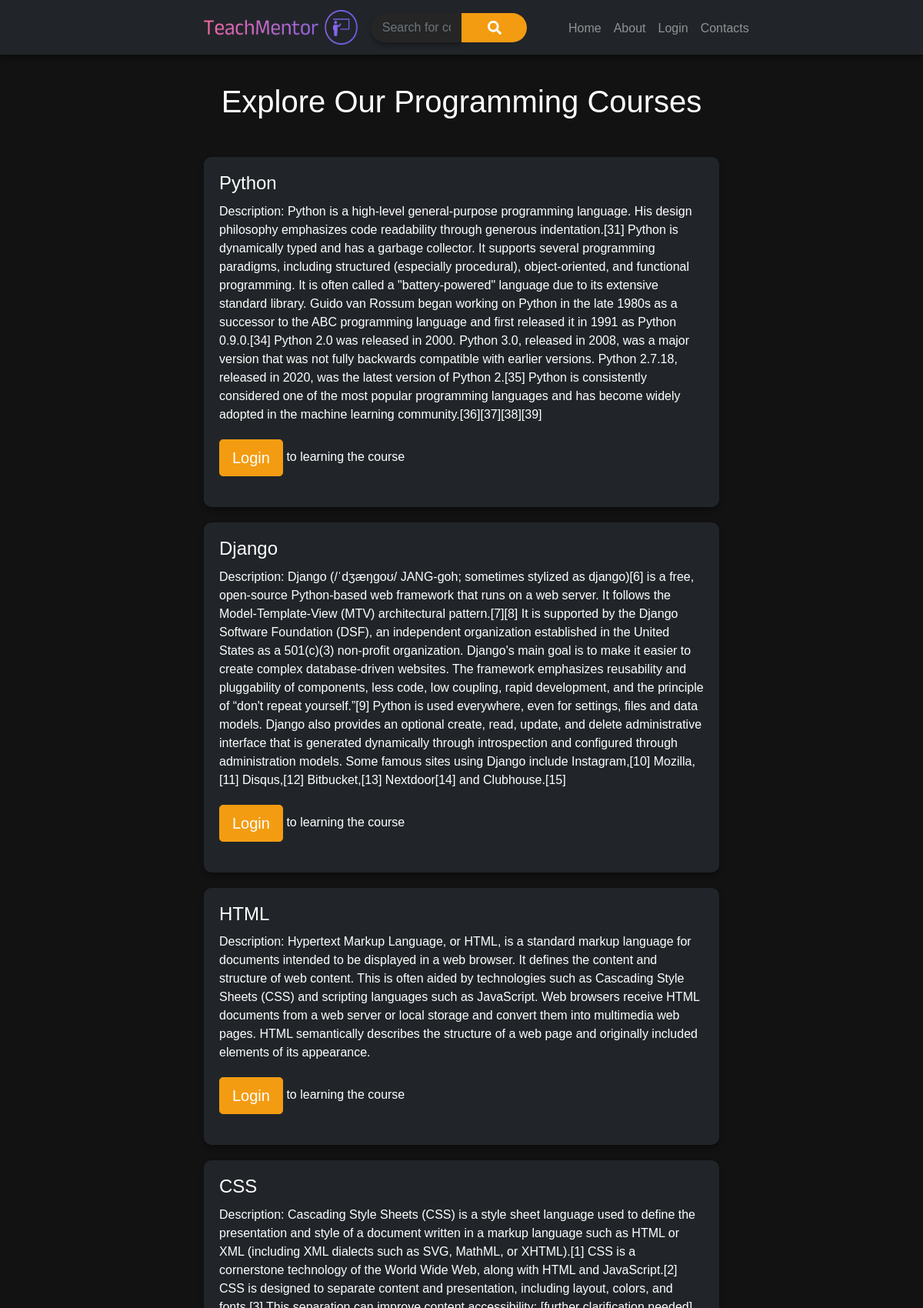
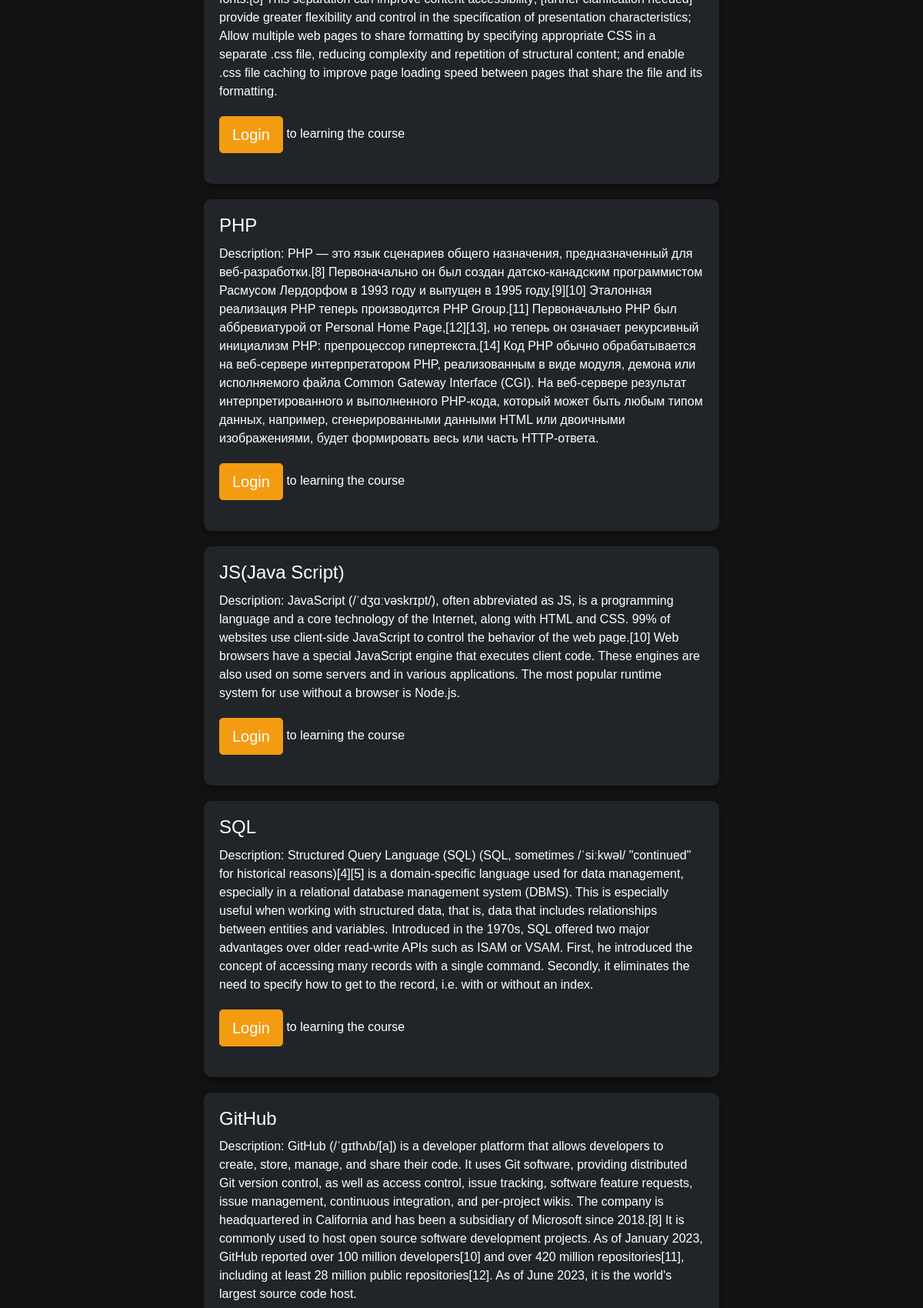
The page / (upper part) on the database its author committed (2 pictures, top to bottom).
### teachmentor_app/models.py (models this page shows, shortened)
class Course(models.Model):
    course_name = models.CharField(max_length=30, blank=False)
    description = models.TextField()
    likes = models.IntegerField(default=0)
    book_link = models.URLField(blank=True)
    video_link = models.URLField(blank=True)

### teachmentor_app/views.py (the view)
# urls.py: path('', index, name='index'),
def index(request):
    all_courses = Course.objects.all()
    query = request.GET.get('q')
    if query:
        all_courses = all_courses.filter(course_name__icontains=query)
    return render(request, 'index.html', {'courses': all_courses})

### templates/index.html (shortened to what this page needs)
{%load static%}
<html lang="en">
<head>
    <link rel="stylesheet" href="https://stackpath.bootstrapcdn.com/bootstrap/4.5.2/css/bootstrap.min.css">
    <link rel="stylesheet" href="https://cdnjs.cloudflare.com/ajax/libs/font-awesome/5.15.4/css/all.min.css">
</head>
<body>
<nav class="navbar navbar-expand-lg navbar-dark fixed-top">
    <div class="container">
        <a class="navbar-brand" href="/"><img src="{% static 'img/image.png' %}" width="200" height="45" alt="TechMentor"></a>
        <div class="collapse navbar-collapse" id="navbarSupportedContent">
            <ul class="navbar-nav ml-auto">
                <li class="nav-item">
                    <a class="nav-link link-effect" href="/">Home</a>
                </li>
                <li class="nav-item">
                    <a class="nav-link link-effect" href="{% url 'about' %}">About</a>
                </li>
                {% if user.is_authenticated %}
                    <li class="nav-item">
                        <a class="nav-link link-effect" href="{% url 'user_profile' %}">Profile</a>
                    </li>
                {% else %}
                    <li class="nav-item">
                        <a class="nav-link link-effect" href="{% url 'login' %}">Login</a>
                    </li>
                {% endif %}
                <li class="nav-item">
                    <a class="nav-link link-effect" href="{% url 'feedback' %}?name-feedback">Contacts</a>
                </li>
<li class="nav-item">
    <form method="GET" action="/" class="form-inline my-2 my-lg-0">
        <div class="input-group search-box">
            <input type="text" class="form-control" name="q" placeholder="Search for courses">
            <div class="input-group-append">
                <button type="submit" class="btn btn-primary"><i class="fas fa-search"></i></button>
            </div>
        </div>
    </form>
</li>
            </ul>
        </div>
    </div>
</nav>
<div class="container mt-5">
    <h1 class="text-center mb-5">Explore Our Programming Courses</h1>
    {% for course in courses %}
        <div class="course-card">
            <h2>{{ course.course_name }}</h2>
            <p>Description: {{ course.description }}</p>
            {% if user.is_authenticated %}
                <div class="row">
                    <div class="col-md-6">
                        {% if course in user.userprofile.liked_courses.all %}
                            <button class="btn btn-secondary disabled">Liked</button>
                        {% else %}
                            <form action="{% url 'like_course' course.pk %}" method="POST">
                                {% csrf_token %}
                                <button type="submit" class="btn btn-primary">Like</button>
                            </form>
                        {% endif %}
                    </div>
                    <div class="col-md-6">
                        <a href="{% url 'course_details' course.pk %}" class="btn btn-info more-btn">More</a>
                    </div>
                </div>
            {% else %}
                <p><a href="{% url 'login' %}" class="btn btn-lg btn-primary login-btn">Login</a> to learning the course</p>
            {% endif %}
        </div>
    {% endfor %}
</div>
</body>
</html>

### templates/index.html (style rules this page uses)
body { font-family: Arial, sans-serif; padding-top: 60px; background-color: #121212; color: #ffffff; transition: background-color 0.5s ease, color 0.5s ease; }
.container { max-width: 700px; }
.navbar { background-color: #212529; box-shadow: 0 4px 6px rgba(0, 0, 0, 0.3); transition: background-color 0.5s ease; height: 71px; }
.navbar-brand { color: #ffffff; font-size: 24px; transition: transform 0.3s ease; }
.navbar-nav .nav-link { color: #ffffff; transition: color 0.3s ease; top: 15px; left: 250px; }
.navbar-nav .nav-link { position: relative; }
.navbar-nav .nav-link::before { content: ""; position: absolute; width: 100%; height: 2px; bottom: 0; left: 0; background-color: #f39c12; transform: scaleX(0); transition: all 0.3s ease-in-out; }
.course-card { background-color: #212529; border-radius: 10px; box-shadow: 0 4px 6px rgba(0, 0, 0, 0.3); margin-bottom: 20px; padding: 20px; transition: box-shadow 0.3s ease, transform 0.3s ease; }
.course-card h2 { font-size: 24px; margin-bottom: 10px; transition: color 0.3s ease; }
.course-card p { font-size: 16px; margin-bottom: 20px; transition: color 0.3s ease; }
.login-btn { background-color: #f39c12; border-color: #f39c12; transition: background-color 0.3s ease, border-color 0.3s ease; }
.search-box { margin-bottom: 30px; }
.search-box input[type="text"] { width: calc(100% - 85px); padding: 15px 15px; border-radius: 50px; border: none; background-color: #252525; color: #ffffff; box-shadow: 0 4px 6px rgba(0, 0, 0, 0.3); transition: background-color 0.3s ease, color 0.3s ease, box-shadow 0.3s ease; right: 250px; top: 15px; }
.search-box button { right: 250px; background-color: #f39c12; border: none; border-radius: 0 50px 50px 0; width: 85px; height: 100%; font-size: 18px; color: #ffffff; cursor: pointer; transition: background-color 0.3s ease, color 0.3s ease; top: 15px; }

### rows shown on the page
Course: course_name "Python", description "Python is a high-level general-purpose programming language. His design philosophy emphasizes code readability through generous indentation.[31] Python is dynamically typed and has a garbage collector. It supports several programming paradigms, including structured (especially procedural), object-oriented, and functional programming. It is often called a \"battery-powered\" language due to its extensive standard library. Guido van Rossum began working on Python in the late 1980s as a successor to the ABC programming language and first released it in 1991 as Python 0.9.0.[34] Python 2.0 was released in 2000. Python 3.0, released in 2008, was a major version that was not fully backwards…", shows "Login"
Course: course_name "Django", description "Django (/ˈdʒæŋɡoʊ/ JANG-goh; sometimes stylized as django)[6] is a free, open-source Python-based web framework that runs on a web server. It follows the Model-Template-View (MTV) architectural pattern.[7][8] It is supported by the Django Software Foundation (DSF), an independent organization established in the United States as a 501(c)(3) non-profit organization. Django's main goal is to make it easier to create complex database-driven websites. The framework emphasizes reusability and pluggability of components, less code, low coupling, rapid development, and the principle of “don't repeat yourself.”[9] Python is used everywhere, even for settings, files and data models. Django also…", shows "Login"
Course: course_name "HTML", description "Hypertext Markup Language, or HTML, is a standard markup language for documents intended to be displayed in a web browser. It defines the content and structure of web content. This is often aided by technologies such as Cascading Style Sheets (CSS) and scripting languages such as JavaScript. Web browsers receive HTML documents from a web server or local storage and convert them into multimedia web pages. HTML semantically describes the structure of a web page and originally included elements of its appearance.", shows "Login"
Course: course_name "CSS", description "Cascading Style Sheets (CSS) is a style sheet language used to define the presentation and style of a document written in a markup language such as HTML or XML (including XML dialects such as SVG, MathML, or XHTML).[1] CSS is a cornerstone technology of the World Wide Web, along with HTML and JavaScript.[2] CSS is designed to separate content and presentation, including layout, colors, and fonts.[3] This separation can improve content accessibility; [further clarification needed] provide greater flexibility and control in the specification of presentation characteristics; Allow multiple web pages to share formatting by specifying appropriate CSS in a separate .css file, reducing complexity…", shows "Login"
Course: course_name "PHP", description "PHP — это язык сценариев общего назначения, предназначенный для веб-разработки.[8] Первоначально он был создан датско-канадским программистом Расмусом Лердорфом в 1993 году и выпущен в 1995 году.[9][10] Эталонная реализация PHP теперь производится PHP Group.[11] Первоначально PHP был аббревиатурой от Personal Home Page,[12][13], но теперь он означает рекурсивный инициализм PHP: препроцессор гипертекста.[14] Код PHP обычно обрабатывается на веб-сервере интерпретатором PHP, реализованным в виде модуля, демона или исполняемого файла Common Gateway Interface (CGI). На веб-сервере результат интерпретированного и выполненного PHP-кода, который может быть любым типом данных, например,…", shows "Login"
Course: course_name "JS(Java Script)", description "JavaScript (/ˈdʒɑːvəskrɪpt/), often abbreviated as JS, is a programming language and a core technology of the Internet, along with HTML and CSS. 99% of websites use client-side JavaScript to control the behavior of the web page.[10] Web browsers have a special JavaScript engine that executes client code. These engines are also used on some servers and in various applications. The most popular runtime system for use without a browser is Node.js.", shows "Login"
Course: course_name "SQL", description "Structured Query Language (SQL) (SQL, sometimes /ˈsiːkwəl/ \"continued\" for historical reasons)[4][5] is a domain-specific language used for data management, especially in a relational database management system (DBMS). This is especially useful when working with structured data, that is, data that includes relationships between entities and variables. Introduced in the 1970s, SQL offered two major advantages over older read-write APIs such as ISAM or VSAM. First, he introduced the concept of accessing many records with a single command. Secondly, it eliminates the need to specify how to get to the record, i.e. with or without an index.", shows "Login"
Course: course_name "GitHub", description "GitHub (/ˈɡɪthʌb/[a]) is a developer platform that allows developers to create, store, manage, and share their code. It uses Git software, providing distributed Git version control, as well as access control, issue tracking, software feature requests, issue management, continuous integration, and per-project wikis. The company is headquartered in California and has been a subsidiary of Microsoft since 2018.[8] It is commonly used to host open source software development projects. As of January 2023, GitHub reported over 100 million developers[10] and over 420 million repositories[11], including at least 28 million public repositories[12]. As of June 2023, it is the world's largest source…"
